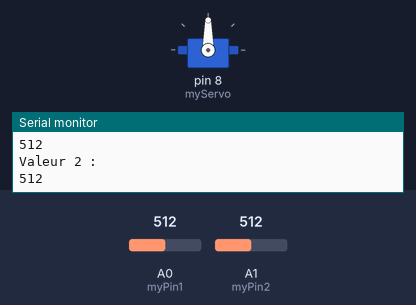
Simulated run of this sketch. Board: Arduino Uno, built with avr-gcc and run on an emulated ATmega328P. Shown: servo, the last lines printed to the serial monitor. Inputs (shaded band) come from the test bench; at power-on: A0 (myPin1) = 512, A1 (myPin2) = 512.

Above: at 1.7 s.
1.8 s: A0 (myPin1) set to 716
At 2.61 s:
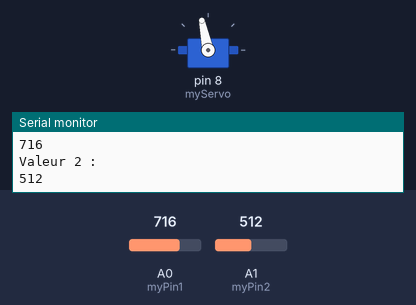
4.8 s: A1 (myPin2) set to 716
At 4.8 s:
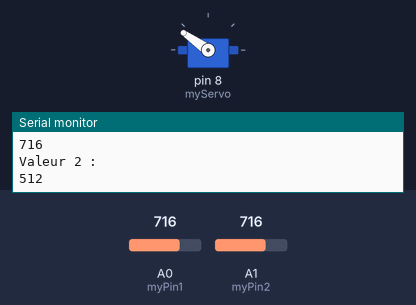
6.3 s: A0 (myPin1) set to 900
At 8.7 s:
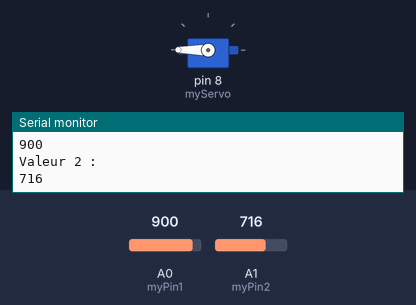
9.3 s: A1 (myPin2) set to 886
12.3 s: A1 (myPin2) set to 914
At 17.69 s:
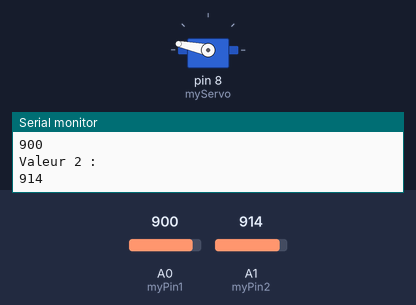
Timing chart, 0 to 23.7 s (numbered marks = the images above; inputs shaded):
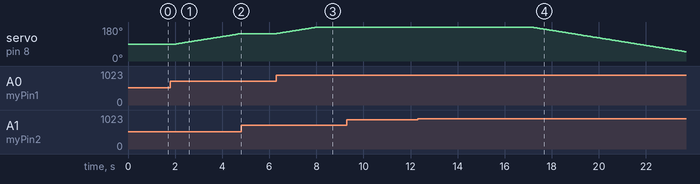

The sketch:

Solar_Tracker_Servo.ino
```cpp
#include <Servo.h>
Servo myServo;
int iRotationServo = 90;

int iPhotoValue1 = 0;
int myPin1 = A0;

int iPhotoValue2 = 0;
int myPin2 = A1;

void setup()
{
  Serial.begin(9600);
  myServo.attach(8);
  myServo.write(iRotationServo); // Rappel : iRotationServo = 90
  delay(500);
}

void loop()
{
  iPhotoValue1 = analogRead(myPin1); // Rappel : myPin1 = A0
  Serial.println("Valeur 1 : ");
  Serial.println(iPhotoValue1); // Affichage de ma valeur

  iPhotoValue2 = analogRead(myPin2); // Rappel : myPin2 = A1
  Serial.println("Valeur 2 : ");
  Serial.println(iPhotoValue2); // Affichage de ma valeur

  if (iPhotoValue1 > iPhotoValue2){
    while (analogRead(A0) > analogRead(A1)){
      myServo.write(iRotationServo++);
      delay(50);
    }
  } else if ( iPhotoValue1 < iPhotoValue2 ){
    while (analogRead(A0) < analogRead(A1)){
      myServo.write(iRotationServo--);
      delay(50);
    }
  }

  delay(500);
}
```

Measured:
- the behaviour switches between 900 and 901 on A1 (myPin2) (found by bisection; images 3 and 4)
- after the input at 1.8 s, servo on pin 8 (myServo): moves from 90° to 145° over 2.7 s, starting after 0.25 s
- after the input at 4.8 s, servo on pin 8 (myServo): stays 145° (without the input it goes to 146° after 0.02 s)
- after the input at 6.3 s, servo on pin 8 (myServo): moves from 145° to 180° over 1.7 s, starting at once
- after the input at 9.3 s, every drawn part: stays the same
- after the input at 12.3 s, servo on pin 8 (myServo): moves from 180° to 49° over 6.5 s, starting after 4.8 s
